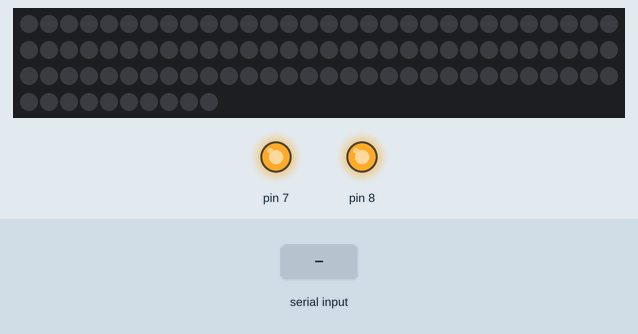
This sketch was run on a simulated Arduino Uno, built with avr-gcc and run on an emulated ATmega328P. On the bench: 100 RGB LEDs in strip order, left to right, continuing on the next row, output pins drawn as LEDs (lit = HIGH). Inputs (shaded band) come from the test bench. Dim RGB values are drawn brighter than linear.

Above: at 1.2 s.
1.3 s: "D" received over Serial
At 4.07 s:
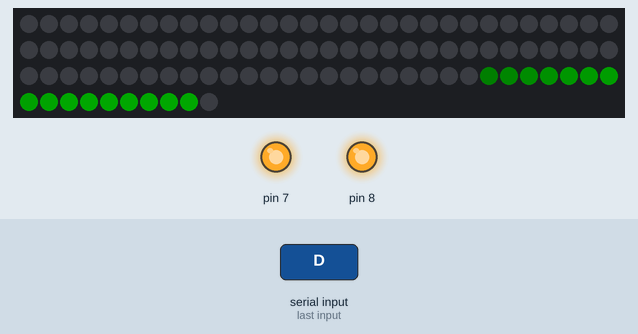
4.3 s: "N" received over Serial
At 4.8 s:
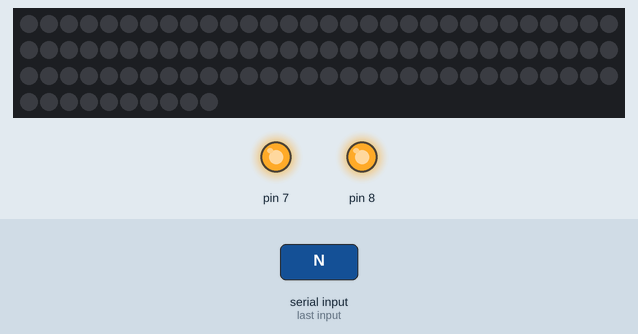
Timing chart, 0 to 7.3 s (numbered marks = the images above; inputs shaded):
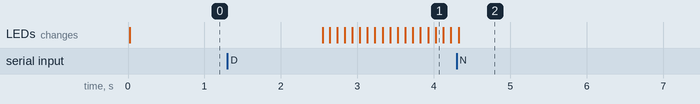

The sketch:

creep_lwalk.ino
```cpp
#include <FastLED.h>
#include <Creep.h>
#define NUM_LEDS 100
CRGB leds1[NUM_LEDS];
#define NUM_LEVELS 1
    // just make a line up the string:
 int prevcal1[NUM_LEVELS] = { NUM_LEDS-1};
 int prevcal2[2] = {70, NUM_LEDS-1};

 unsigned long gdetect_time = 0;

CyPhase cy_phase(CyPhase::Location::MIDDLE);

void setup() {
  FastLED.addLeds<NEOPIXEL, A0>(leds1, NUM_LEDS);
  Serial.begin(9600);
  cy_phase.SetMaxPhase(70);
}

int gcount = 0, gphase=0, gpulse=0;
void UpdateCount() {
  gcount = (gcount +1) % 100;
  if (gcount%4 == 0) gpulse++;
  if (gcount%4 == 0) gphase++;
   if (gpulse >= PULSE_LEN) {
       gpulse = 0;
   }
}

void ClearDisplay() {
  for (int dot = 0; dot < NUM_LEDS; dot++) {
    leds1[dot].setRGB(0, 0, 0);
  }
  FastLED.show();
  gphase = -10;
}

void display(bool debugging) {
  unsigned long time_since_detect = millis() - gdetect_time;
  if (debugging && time_since_detect > 20000) {
     gdetect_time = millis();
     ClearDisplay();
     return;
  }

  if (time_since_detect < 29000) {
    for (int dot = 0; dot < NUM_LEDS; dot++) {
      leds1[dot].setRGB(0, 0, 0);
    }
    UpdateCount();
    CreepDisplay2(gphase, gpulse, leds1, prevcal1, NUM_LEVELS, true);
  }
  if (time_since_detect > 29000) {
    if (!cy_phase.Update()) return;
    int phase = cy_phase.Phase();
    uint8_t phase_count = cy_phase.PhaseCount();
    Cylon(phase, phase_count, leds1, prevcal2, NUM_LEVELS, false);
  }
  FastLED.show();
}

bool debugging = false;
bool has_detections=false;
void loop() {
  delay(20);
  if (debugging) {
     display(true);
     return;
  }

  if (Serial.available() > 0) {
    int in  = Serial.read();
    if (in == 'D') {
      if (!has_detections) {
          ClearDisplay();
          gdetect_time = millis();
      }
      has_detections = true;
    } else {
    if (in == 'N')
      has_detections = false;
    }
  }
  if (has_detections) {
    display(false);
  } else {
    ClearDisplay();
    cy_phase.Reset();
  }

}
```

Measured:
- after the input at 1.3 s, the LEDs: first change after 1.2 s (image 1 shows a later state)
- after the input at 4.3 s, the LEDs: change at once (image 2)
